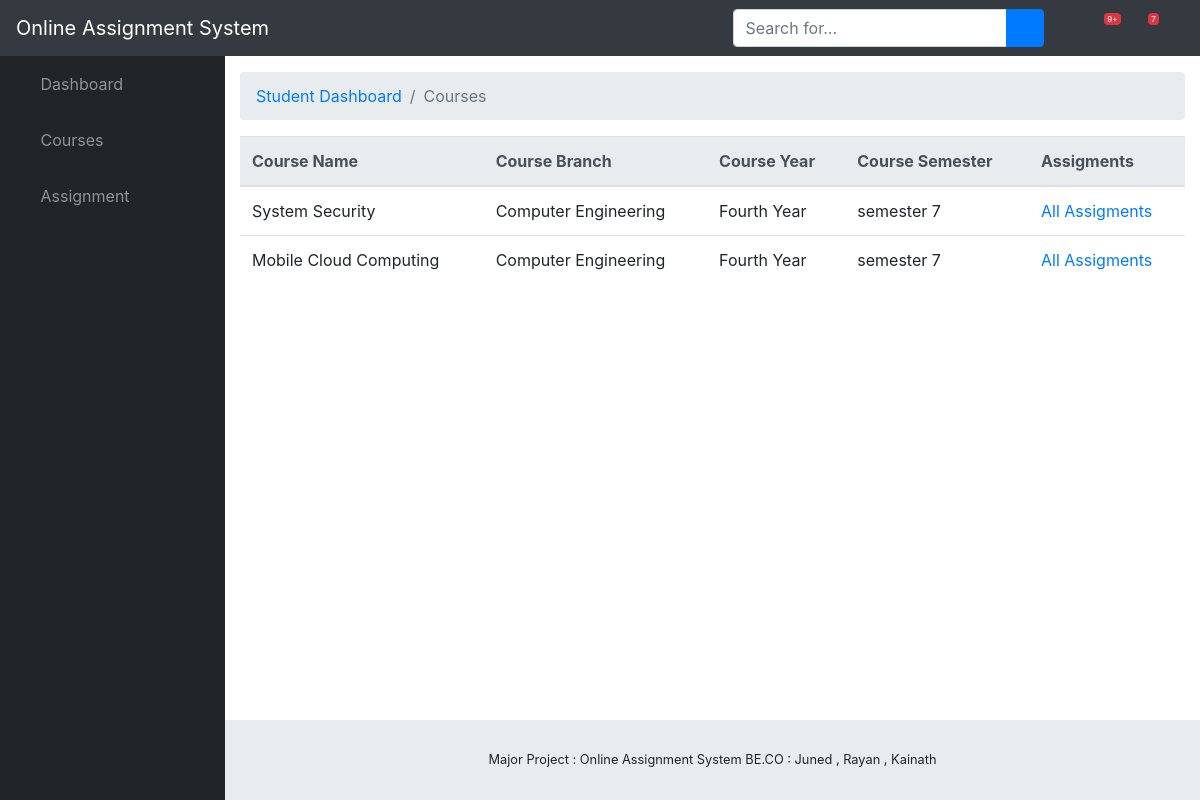
Screenshot of /assignment/student_course_list/ (signed in) with the database file from the repository.
### assignment/models.py (models this page shows, shortened)
class Course(models.Model):
    name = models.CharField(max_length = 50)
    branch = models.ForeignKey(Branch,on_delete = models.SET_NULL,blank=True,null=True)
    faculty = models.ForeignKey(Faculty ,on_delete = models.SET_NULL,blank=True,null=True)
    year = models.ForeignKey(StudyYear ,on_delete = models.SET_NULL,blank=True,null=True)
    semester = models.ForeignKey(Semester ,on_delete = models.SET_NULL,blank=True,null=True )

class Branch(models.Model):
    name = models.CharField(max_length = 50 , help_text = "Example Computer Engineering")
    def __str__(self):
        return self.name

class StudyYear(models.Model):
    year = models.CharField(max_length = 50 , help_text = "Enter in this format First Year , Second Year, etc.")
    def __str__(self):
        return self.year

class Semester(models.Model):
    sem = models.IntegerField()
    def __str__(self):
        return f'semester {self.sem}'

### assignment/views.py (the view)
# urls.py: path('student_course_list/',views.StudentCourseListView.as_view(),name='AllCourse'),
class StudentCourseListView(generic.ListView):
    model = Course
    template_name = "Student_Dashboard/course_list.html"
    context_object_name = 'course_list'
    paginate_by = 10
    def get_queryset(self):
        student = Student.objects.get(user = self.request.user)
        branch = Branch.objects.get(name=student.branch.name)
        year = StudyYear.objects.get(year=student.year)
        return Course.objects.filter(branch=branch,year=year)

### assignment/templates/Student_Dashboard/course_list.html
{% extends "./base.html" %}
{% block breadcrumb%}
<li class="breadcrumb-item active">Courses</li>
{%endblock%}
{% block content %}
{% if course_list %}
  <table class="table">
    <thead class="thead-light">
      <tr>
        <th scope="col">Course Name</th>
        <th scope="col">Course Branch</th>
        <th scope="col">Course Year</th>
        <th scope="col">Course Semester</th>
        <th scope="col">Assigments</th>
      </tr>
    </thead>
    <tbody>
      {% for course in course_list %}
      <tr>
        <td>{{ course.name }}</td>
        <td>{{ course.branch }}</td>
        <td>{{ course.year }}</td>
        <td>{{ course.semester }}</td>
        <td><a href="{% url 'student_course_detail' course.id %}">All Assigments</a></td>
      </tr>
    {% endfor %}
    </tbody>
  </table>
  {% else %}
    <p>There are no course added yet !</p>
  {% endif %}
{% endblock %}

### rows the page displays
Course: name "System Security", branch "Computer Engineering", year "Fourth Year", semester "semester 7"
Course: name "Mobile Cloud Computing", branch "Computer Engineering", year "Fourth Year", semester "semester 7"
